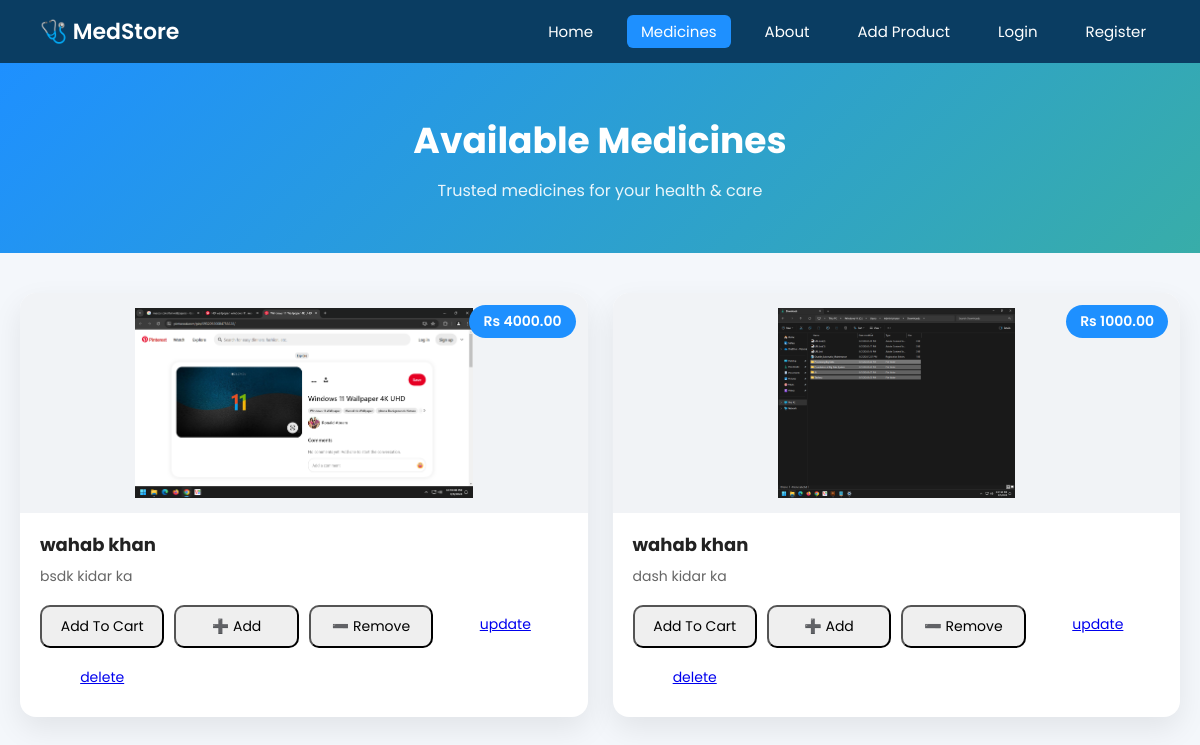
The page / on the database its author committed.
### store/models.py (models this page shows, shortened)
class Medicines(models.Model):
    name = models.CharField(max_length=100)
    description = models.TextField()
    price = models.DecimalField(max_digits=10 , decimal_places=2)
    image = models.ImageField(upload_to='media/',null=True)

### store/views.py (the view)
# urls.py: 2. Add a URL to urlpatterns:  path('', views.home, name='home')
def home(request):
    med = Medicines.objects.all()
    context = {'medicines':med}
    return render(request,"index.html", context)

### store/templates/index.html (shortened to what this page needs)
{% load static %}
<!DOCTYPE html>
<html lang="en">
<head>
    <link rel="stylesheet" href="{% static 'main.css' %}">
</head>
<body>
<nav class="navbar">
    <div class="logo">🩺 MedStore</div>
    <ul class="nav-links">
        <li><a href="#">Home</a></li>
        <li><a href="#" class="active">Medicines</a></li>
        <li><a href="#">About</a></li>
        <li><a href="/add_product">Add Product</a></li>
        {% if user.is_authenticated %}
            <li><a href="{% url 'cart' %}">Cart</a></li>
            <li>
                <form method="POST" action="{% url 'logout' %}">
                    {% csrf_token %}
                    <button type="submit" class="logout-btn">Logout</button>
                </form>
            </li>
        {% else %}
            <li><a href="{% url 'login' %}">Login</a></li>
            <li><a href="{% url 'register' %}">Register</a></li>
        {% endif %}
    </ul>
</nav>
<section class="header">
    <h1>Available Medicines</h1>
    <p>Trusted medicines for your health & care</p>
</section>
<div class="container">
{% for medcine in medicines %}
<div class="card">
    <div class="card-img">
        <img src="{{ medcine.image.url }}" alt="{{ medcine.name }}">
        <span class="price-tag">Rs {{ medcine.price }}</span>
    </div>
    <div class="card-body">
        <h2>{{ medcine.name }}</h2>
        <p class="desc">{{ medcine.description|truncatechars:80 }}</p>
        <div class="card-actions">
            <button data-product="{{ medcine.id }}" data-action="add"
                class="btn btn-primary update-cart">
                 Add To Cart
            </button>
            <button data-product="{{ medcine.id }}" data-action="add"
                class="btn btn-primary update-cart">
                ➕ Add
            </button>
            <button data-product="{{ medcine.id }}" data-action="remove"
                class="btn btn-warning update-cart">
                ➖ Remove
            </button>
            <a href="{% url 'update_prod' medcine.id %}" class="btn btn-secondary">
                update
            </a>
            <a href="{% url 'delete' medcine.id %}" class="btn btn-danger">
                delete
            </a>
        </div>
    </div>
</div>
{% endfor %}
</div>
</body>
</html>

### store/static/main.css (style rules this page uses)
* { margin: 0; padding: 0; box-sizing: border-box; font-family: 'Poppins', sans-serif; }
body { background-color: #f4f7fb; color: #333; }
.navbar { background: #0a3d62; padding: 15px 40px; display: flex; justify-content: space-between; align-items: center; }
.logo { color: #fff; font-size: 22px; font-weight: 600; }
.nav-links { list-style: none; display: flex; gap: 20px; align-items: center; }
.nav-links a, .logout-btn { color: #fff; text-decoration: none; font-size: 15px; padding: 6px 14px; border-radius: 6px; transition: 0.3s; border: none; background: transparent; cursor: pointer; }
.nav-links a:hover, .logout-btn:hover, .nav-links a.active { background: #1e90ff; }
.header { text-align: center; padding: 50px 20px; background: linear-gradient(135deg, #1e90ff, #38ada9); color: #fff; }
.header h1 { font-size: 36px; margin-bottom: 10px; }
.header p { font-size: 16px; opacity: 0.9; }
.container { max-width: 1200px; margin: 40px auto; display: grid; grid-template-columns: repeat(auto-fit, minmax(280px, 1fr)); gap: 25px; padding: 0 20px; }
.card { background: #fff; border-radius: 16px; overflow: hidden; box-shadow: 0 12px 30px rgba(0, 0, 0, 0.08); transition: all 0.3s ease; display: flex; flex-direction: column; }
.card-img { position: relative; height: 220px; background: #f1f3f6; }
.card-img img { width: 100%; height: 100%; object-fit: contain; padding: 15px; }
.price-tag { position: absolute; top: 12px; right: 12px; background: #1e90ff; color: #fff; padding: 6px 14px; font-size: 14px; font-weight: 600; border-radius: 20px; }
.card-body { padding: 18px 20px 20px; flex: 1; }
.card-body h2 { font-size: 18px; margin-bottom: 8px; color: #222; }
.desc { font-size: 14px; color: #666; margin-bottom: 18px; line-height: 1.5; }
.card-actions { display: grid; grid-template-columns: repeat(4, 1fr); gap: 10px; }
.card-actions .btn { padding: 9px; font-size: 14px; border-radius: 10px; text-align: center; transition: 0.25s; }

### rows shown on the page
Medicines: image (picture), price "4000.00", name "wahab khan", description "bsdk kidar ka"
Medicines: image (picture), price "1000.00", name "wahab khan", description "dash kidar ka"
